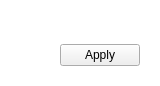
<?xml version="1.0" encoding="UTF-8"?>
<ui version="4.0">
 <class>RendererConfigPopUp</class>
 <widget class="QWidget" name="RendererConfigPopUp">
  <property name="geometry">
   <rect>
    <x>0</x>
    <y>0</y>
    <width>126</width>
    <height>75</height>
   </rect>
  </property>
  <property name="sizePolicy">
   <sizepolicy hsizetype="Maximum" vsizetype="Maximum">
    <horstretch>0</horstretch>
    <verstretch>0</verstretch>
   </sizepolicy>
  </property>
  <property name="windowTitle">
   <string>Renderer Configurations</string>
  </property>
  <property name="autoFillBackground">
   <bool>true</bool>
  </property>
  <property name="styleSheet">
   <string notr="true">#RendererConfigPopUp{
	background-color: rgb(255, 255, 255);
}</string>
  </property>
  <layout class="QVBoxLayout" name="verticalLayout">
   <property name="sizeConstraint">
    <enum>QLayout::SetFixedSize</enum>
   </property>
   <item>
    <widget class="QWidget" name="widget_renderer_config_container" native="true">
     <property name="sizePolicy">
      <sizepolicy hsizetype="Maximum" vsizetype="Maximum">
       <horstretch>0</horstretch>
       <verstretch>0</verstretch>
      </sizepolicy>
     </property>
     <layout class="QHBoxLayout" name="horizontalLayout"/>
    </widget>
   </item>
   <item>
    <widget class="QWidget" name="horizontalWidget" native="true">
     <property name="sizePolicy">
      <sizepolicy hsizetype="Preferred" vsizetype="Fixed">
       <horstretch>0</horstretch>
       <verstretch>0</verstretch>
      </sizepolicy>
     </property>
     <layout class="QHBoxLayout" name="horizontalLayout_2">
      <item>
       <spacer name="horizontalSpacer">
        <property name="orientation">
         <enum>Qt::Horizontal</enum>
        </property>
        <property name="sizeHint" stdset="0">
         <size>
          <width>40</width>
          <height>20</height>
         </size>
        </property>
       </spacer>
      </item>
      <item>
       <widget class="QPushButton" name="pushButton_apply_changes">
        <property name="sizePolicy">
         <sizepolicy hsizetype="Fixed" vsizetype="Fixed">
          <horstretch>0</horstretch>
          <verstretch>0</verstretch>
         </sizepolicy>
        </property>
        <property name="layoutDirection">
         <enum>Qt::LeftToRight</enum>
        </property>
        <property name="text">
         <string>Apply</string>
        </property>
        <property name="flat">
         <bool>false</bool>
        </property>
       </widget>
      </item>
     </layout>
    </widget>
   </item>
  </layout>
 </widget>
 <resources/>
 <connections/>
</ui>
